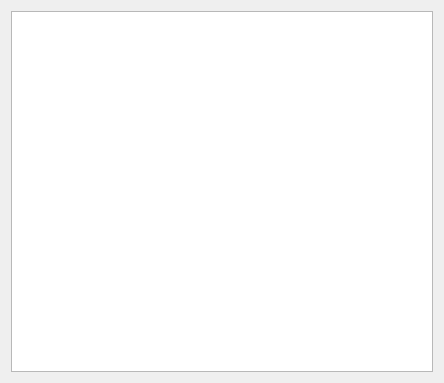
<?xml version="1.0" encoding="UTF-8"?>
<ui version="4.0">
 <class>Form</class>
 <widget class="QWidget" name="Form">
  <property name="geometry">
   <rect>
    <x>0</x>
    <y>0</y>
    <width>444</width>
    <height>383</height>
   </rect>
  </property>
  <property name="windowTitle">
   <string>Form</string>
  </property>
  <property name="windowIcon">
   <iconset>
    <normaloff>robotImages/small.png</normaloff>robotImages/small.png</iconset>
  </property>
  <layout class="QVBoxLayout" name="verticalLayout">
   <item>
    <widget class="QTextEdit" name="textEdit"/>
   </item>
  </layout>
 </widget>
 <resources/>
 <connections/>
</ui>
